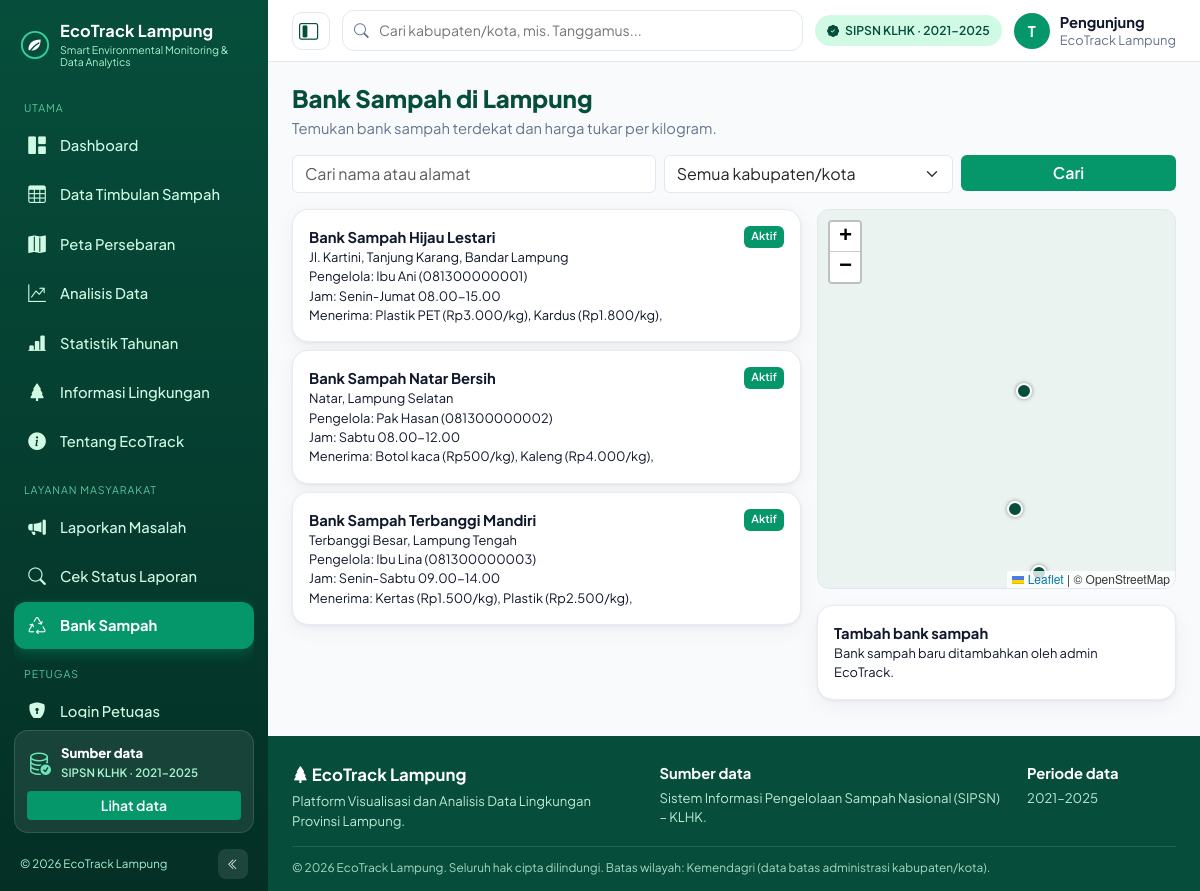
Page /api/banksampah.php on the committed database.
### tables this page shows
CREATE TABLE waste_banks(id INT AUTO_INCREMENT PRIMARY KEY,name VARCHAR(120),address VARCHAR(255),manager VARCHAR(100),phone VARCHAR(20),kabupaten VARCHAR(60),lat DECIMAL(10,7),lng DECIMAL(10,7),hours VARCHAR(80),active TINYINT DEFAULT 1,is_demo TINYINT DEFAULT 0);

CREATE TABLE waste_bank_categories(id INT AUTO_INCREMENT PRIMARY KEY,waste_bank_id INT,waste_type VARCHAR(60),price INT DEFAULT 0,FOREIGN KEY(waste_bank_id) REFERENCES waste_banks(id) ON DELETE CASCADE);

### api/banksampah.php (the view, shortened to what this page needs)
<?php
require __DIR__.'/_lib/app.php';$msg='';$u=user();$adm=$u&&$u['role']=='admin';
$w=['1=1'];$p=[];if(!empty($_GET['kab'])){$w[]='kabupaten=?';$p[]=$_GET['kab'];}if(!empty($_GET['s'])){$w[]='(name LIKE ? OR address LIKE ?)';$p[]=$p[]='%'.$_GET['s'].'%';}
if(!$adm)$w[]='active=1';
$bs=q('SELECT * FROM waste_banks WHERE '.implode(' AND ',$w).' ORDER BY name',$p)->fetchAll();
shell_head('Bank Sampah','bank',['libs'=>['leaflet'],'h1'=>'Bank Sampah di Lampung','sub'=>'Temukan bank sampah terdekat dan harga tukar per kilogram.']);?>
<form class="row g-2 mb-3"><div class="col-md-5"><input class="form-control" name="s" placeholder="Cari nama atau alamat" value="<?=e($_GET['s']??'')?>"></div><div class="col-md-4"><select class="form-select" name="kab"><option value="">Semua kabupaten/kota</option><?php foreach(KAB as $k):?><option <?=($_GET['kab']??'')==$k?'selected':''?>><?=$k?></option><?php endforeach?></select></div><div class="col-md-3"><button class="btn btn-eco w-100">Cari</button></div></form>
<div class="row g-3"><div class="col-lg-7"><?php if(!$bs):?><p class="text-muted">Bank sampah tidak ditemukan. Coba kata kunci atau wilayah lain.</p><?php endif;foreach($bs as $b):$t=q('SELECT * FROM waste_bank_categories WHERE waste_bank_id=?',[$b['id']])->fetchAll();?><div class="card-eco p-3 mb-2"><div class="d-flex justify-content-between"><b><?=e($b['name'])?></b><span class="badge" style="background:<?=$b['active']?'#059669':'#64748B'?>"><?=$b['active']?'Aktif':'Tidak aktif'?></span></div><div class="small"><?=e($b['address'])?>, <?=e($b['kabupaten'])?><br>Pengelola: <?=e($b['manager'])?> (<?=e($b['phone'])?>)<br>Jam: <?=e($b['hours'])?><br>Menerima: <?php foreach($t as $x):?><?=e($x['waste_type'])?> (Rp<?=number_format($x['price'],0,',','.')?>/kg), <?php endforeach?></div></div><?php endforeach?></div>
<div class="col-lg-5"><div id="map" class="map mb-3"></div><div class="card-eco p-3"><b>Tambah bank sampah</b><?php if(!$adm):?><p class="small mb-0">Bank sampah baru ditambahkan oleh admin EcoTrack.</p><?php endif?></div></div></div>
<?php shell_foot("if(window.L){const m=L.map('map').setView(LL,9);L.tileLayer('https://tile.openstreetmap.org/{z}/{x}/{y}.png',{attribution:'© OpenStreetMap'}).addTo(m);const B=".json_encode($bs,JSON_HEX_TAG|JSON_HEX_AMP).";B.filter(b=>b.lat).forEach(b=>L.marker([b.lat,b.lng],{icon:dot('#064E3B')}).addTo(m).bindPopup(b.name.replace(/</g,'&lt;')));}");

### api/_lib/app.php (shortened to what this page needs)
<?php
function env($k,$d=null){$v=getenv($k);return $v===false?($_SERVER[$k]??$d):$v;}
function e($s){return htmlspecialchars((string)$s,ENT_QUOTES);}
function db(){static $d=null;if($d)return $d;
 $o=[PDO::ATTR_ERRMODE=>PDO::ERRMODE_EXCEPTION,PDO::ATTR_DEFAULT_FETCH_MODE=>PDO::FETCH_ASSOC,PDO::ATTR_TIMEOUT=>8];
 return $d=new PDO('mysql:host='.env('DB_HOST','localhost').';port='.env('DB_PORT',3306).';dbname='.env('DB_NAME','ecotrack').';charset=utf8mb4',env('DB_USER','root'),env('DB_PASS',''),$o);}
function q($sql,$p=[]){$s=db()->prepare($sql);$s->execute($p);return $s;}
class DbSess implements SessionHandlerInterface{function __construct(private PDO $d){}
 function open($p,$n):bool{$this->d->exec('CREATE TABLE IF NOT EXISTS sessions(id VARCHAR(128) PRIMARY KEY,data MEDIUMTEXT,ts INT,INDEX(ts))');return true;}
 function read($id):string|false{$s=$this->d->prepare('SELECT data FROM sessions WHERE id=? AND ts>?');$s->execute([$id,time()-86400]);return (string)$s->fetchColumn();}
 function gc($m):int|false{$this->d->prepare('DELETE FROM sessions WHERE ts<?')->execute([time()-86400]);return 1;}}
function boot_session(){if(session_status()===PHP_SESSION_ACTIVE)return;session_set_save_handler(new DbSess(db()),true);ini_set('session.cookie_httponly',1);ini_set('session.cookie_samesite','Lax');if(env('VERCEL'))ini_set('session.cookie_secure',1);session_start();}
function user(){if(session_status()!==PHP_SESSION_ACTIVE){if(!isset($_COOKIE[session_name()]))return null;try{boot_session();}catch(Throwable $x){return null;}}return $_SESSION['u']??null;}
function nav_items(){return [
 ['Utama',[['dash','/','Dashboard','bi-grid-1x2-fill'],['data','/sipsn','Data Timbulan Sampah','bi-table'],['peta','/peta','Peta Persebaran','bi-map-fill'],['analisis','/analisis','Analisis Data','bi-graph-up-arrow'],['stat','/statistik','Statistik Tahunan','bi-bar-chart-line-fill'],['info','/lingkungan','Informasi Lingkungan','bi-tree-fill'],['tentang','/tentang','Tentang EcoTrack','bi-info-circle-fill']]],
 ['Layanan Masyarakat',[['lapor','/lapor','Laporkan Masalah','bi-megaphone-fill'],['cek','/lapor?tab=cek','Cek Status Laporan','bi-search'],['bank','/banksampah','Bank Sampah','bi-recycle']]]];}
function shell_head($title,$active='',$o=[]){$u=user();$o=$GLOBALS['_shell'];?><!doctype html><html lang="id"><head>
<link href="https://cdn.jsdelivr.net/npm/bootstrap@5.3.3/dist/css/bootstrap.min.css" rel="stylesheet"><link href="https://cdn.jsdelivr.net/npm/bootstrap-icons@1.11.3/font/bootstrap-icons.min.css" rel="stylesheet">
<?php if(in_array('leaflet',$o['libs'])):?><link href="https://cdn.jsdelivr.net/npm/leaflet@1.9.4/dist/leaflet.css" rel="stylesheet"><?php endif?>
<link href="/assets/style.css?v=<?=ASSET_V?>" rel="stylesheet"></head>
<body class="eco-app" data-page="<?=e($o['page'])?>"><script>try{if(localStorage.getItem('eco.side')==='1')document.body.classList.add('collapsed')}catch(e){}</script>
<aside class="eco-side" id="ecoSide" aria-label="Navigasi utama">
 <a class="brand" href="/"><span class="logo"></span><span class="brand-text"><b>EcoTrack Lampung</b><small>Smart Environmental Monitoring &amp; Data Analytics</small></span></a>
 <nav class="side-nav"><?php foreach(nav_items() as $g):?><div class="nav-label"><?=e($g[0])?></div><?php foreach($g[1] as $n):?><a class="nav-i <?=$active==$n[0]?'on':''?>" href="<?=e($n[1])?>" title="<?=e($n[2])?>"<?=$g[0]=='Utama'?' data-keep="1"':''?>><i class="bi <?=$n[3]?>"></i><span><?=e($n[2])?></span></a><?php endforeach;endforeach?>
 <div class="nav-label">Petugas</div><?php if($u&&$u['role']!='masyarakat'):?><a class="nav-i <?=$active=='admin'?'on':''?>" href="/dashboard" title="Panel Petugas"><i class="bi bi-clipboard2-data-fill"></i><span>Panel Petugas</span></a><a class="nav-i" href="/logout" title="Keluar"><i class="bi bi-box-arrow-right"></i><span>Keluar</span></a><?php else:?><a class="nav-i <?=$active=='login'?'on':''?>" href="/login" title="Login Petugas"><i class="bi bi-shield-lock-fill"></i><span>Login Petugas</span></a><?php endif?></nav>
 <div class="side-card"><div class="sc-ico"><i class="bi bi-database-check"></i></div><div class="sc-t"><b>Sumber data</b><small>SIPSN KLHK &middot; 2021&ndash;2025</small></div><a href="/sipsn" class="btn btn-eco btn-sm" data-keep="1">Lihat data</a></div>
 <div class="side-foot">&copy; <?=date('Y')?> EcoTrack Lampung<button type="button" class="collapse-btn" id="ecoCollapse" aria-label="Perkecil atau perbesar sidebar" title="Perkecil/perbesar sidebar"><i class="bi bi-chevron-double-left"></i></button></div>
</aside>
<div class="eco-main">
<header class="eco-top"><button class="icon-btn d-none d-lg-inline-flex" id="ecoCollapse2" aria-label="Perkecil atau perbesar sidebar"><i class="bi bi-layout-sidebar-inset"></i></button>
 <form class="top-search" id="ecoSearch" role="search" autocomplete="off"><i class="bi bi-search"></i><input type="search" id="ecoQ" placeholder="Cari kabupaten/kota, mis. Tanggamus..." aria-label="Cari kabupaten/kota" maxlength="60"></form>
 <span class="src-chip d-none d-xl-inline-flex" title="Sumber data"><i class="bi bi-patch-check-fill"></i> SIPSN KLHK &middot; 2021&ndash;2025</span>
 <div class="top-user"><span class="avatar"><?=e($u?strtoupper(substr($u['name'],0,1)):'T')?></span><span class="d-none d-md-block lh-sm"><b><?=e($u?$u['name']:'Pengunjung')?></b><small class="d-block text-muted"><?=e($u?ucfirst($u['role']):'EcoTrack Lampung')?></small></span></div></header>
<main class="eco-content" id="ecoContent">
<?php if(!empty($o['title_block'])||isset($o['sub'])):?><div class="page-head"><h1><?=e($o['h1']??$title)?></h1><p><?=e($o['sub']??'')?></p></div><?php endif?>
<?php }
function shell_foot($js=''){$o=$GLOBALS['_shell']??['libs'=>[],'page'=>''];$L=$o['libs'];$v=ASSET_V;?>
</main>
<footer class="eco-foot"><div class="ef-grid"><div><b class="ef-brand"><i class="bi bi-tree-fill"></i> EcoTrack Lampung</b><p>Platform Visualisasi dan Analisis Data Lingkungan Provinsi Lampung.</p></div><div><b>Sumber data</b><p>Sistem Informasi Pengelolaan Sampah Nasional (SIPSN) &ndash; KLHK.</p></div><div><b>Periode data</b><p>2021&ndash;2025</p></div></div><div class="ef-copy">&copy; <?=date('Y')?> EcoTrack Lampung. Seluruh hak cipta dilindungi. Batas wilayah: Kemendagri (data batas administrasi kabupaten/kota).</div></footer>
</div>
</body></html><?php }

### rows in the picture
waste_banks: name "Bank Sampah Hijau Lestari", active "Aktif", address "Jl. Kartini, Tanjung Karang", kabupaten "Bandar Lampung", manager "Ibu Ani", phone "081300000001", hours "Senin-Jumat 08.00-15.00"
waste_bank_categories: waste_type "Plastik PET", price "3.000"
waste_bank_categories: waste_type "Kardus", price "1.800"
waste_banks: name "Bank Sampah Natar Bersih", active "Aktif", address "Natar", kabupaten "Lampung Selatan", manager "Pak Hasan", phone "081300000002", hours "Sabtu 08.00-12.00"
waste_bank_categories: waste_type "Botol kaca", price "500"
waste_bank_categories: waste_type "Kaleng", price "4.000"
waste_banks: name "Bank Sampah Terbanggi Mandiri", active "Aktif", address "Terbanggi Besar", kabupaten "Lampung Tengah", manager "Ibu Lina", phone "081300000003", hours "Senin-Sabtu 09.00-14.00"
waste_bank_categories: waste_type "Kertas", price "1.500"
waste_bank_categories: waste_type "Plastik", price "2.500"

### other values in the picture
$g[0] "UTAMA"
$n[2] "Dashboard"
$n[2] "Data Timbulan Sampah"
$n[2] "Peta Persebaran"
$n[2] "Analisis Data"
$n[2] "Statistik Tahunan"
$n[2] "Informasi Lingkungan"
$n[2] "Tentang EcoTrack"
$g[0] "LAYANAN MASYARAKAT"
$n[2] "Laporkan Masalah"
$n[2] "Cek Status Laporan"
$n[2] "Bank Sampah"
$u?strtoupper(substr($u['name'],0,1)):'T' "T"
$u?$u['name']:'Pengunjung' "Pengunjung"
$u?ucfirst($u['role']):'EcoTrack Lampung' "EcoTrack Lampung"
